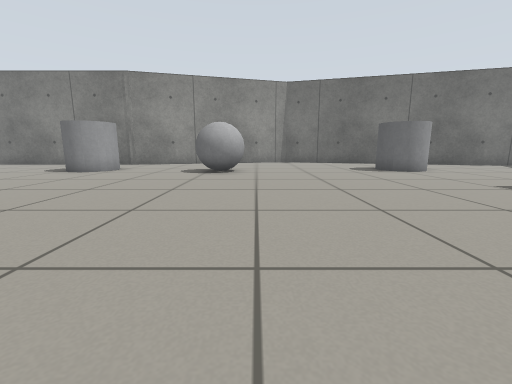
View 1 (above)

16 first-person views from a walk through a Gazebo world. The camera is 0.5 m above the floor, tilts 10° down and sees 90° across. The floor is counted in squares, 0.5 m on a side. Each view is taken from the middle of a square. On the plan, view 1 faces up. The plan holds only what a view shows up to about 11 squares ahead; the rest is blank.

View 2
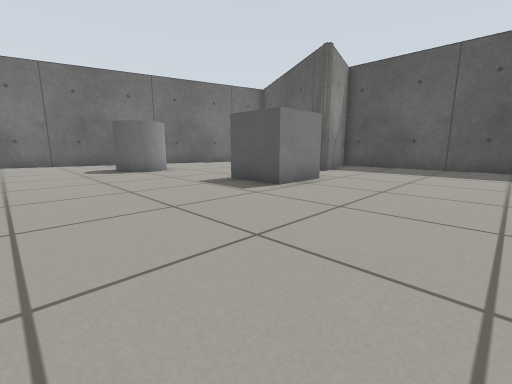

View 3
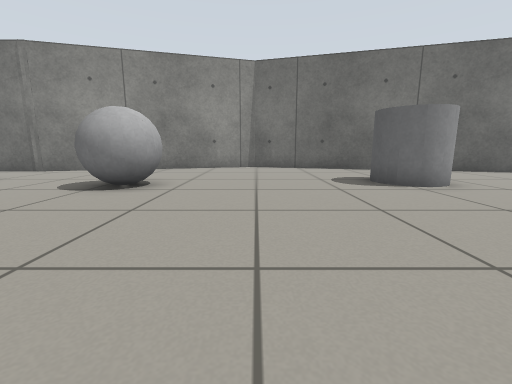

View 4
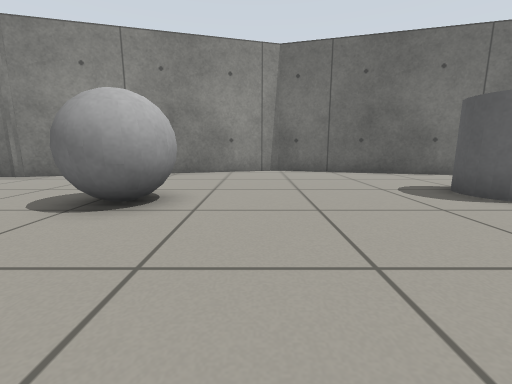

View 5
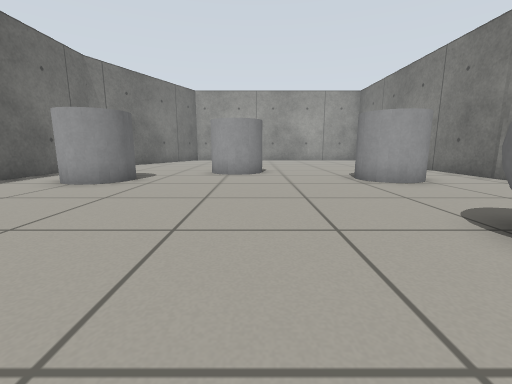

View 6
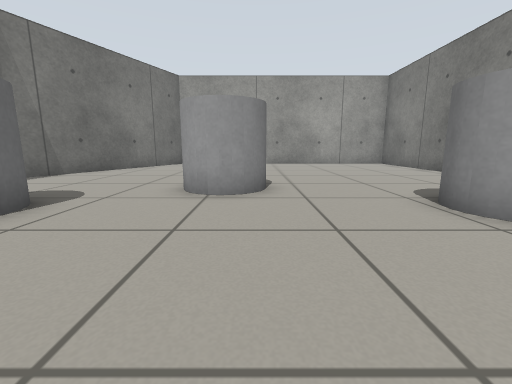

View 7
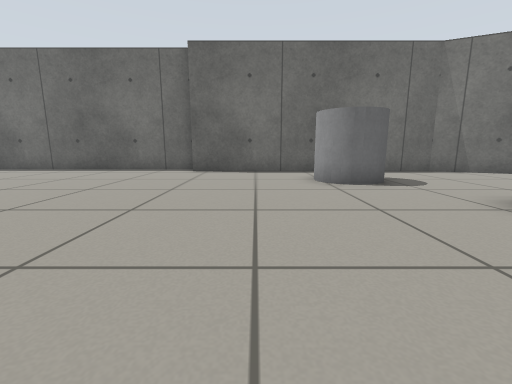

View 8
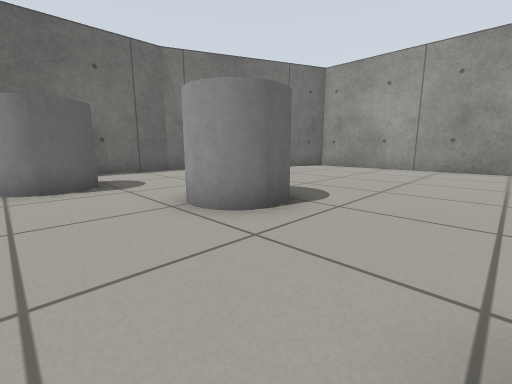

View 9
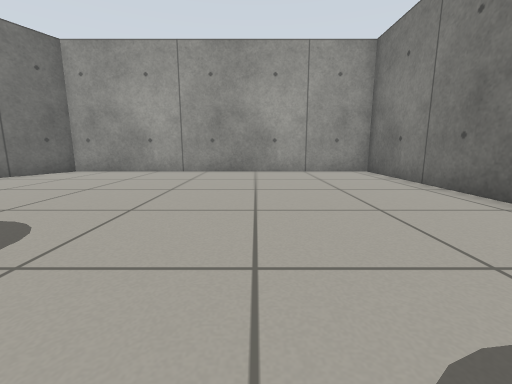

View 10
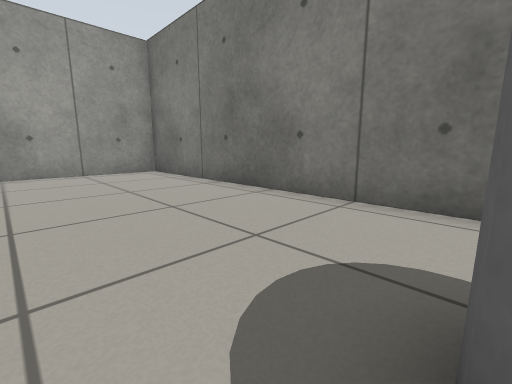

View 11
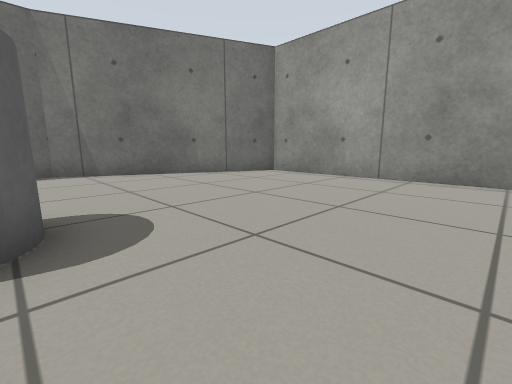

View 12
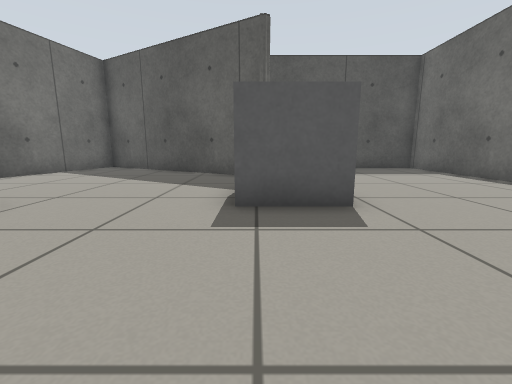

View 13
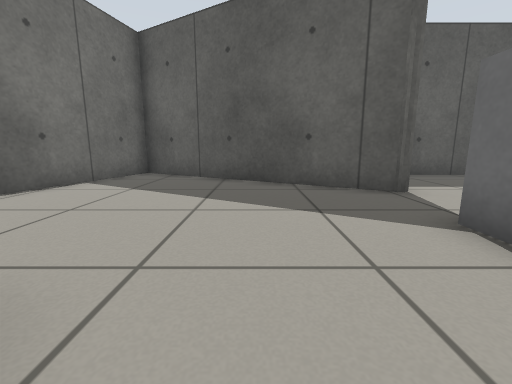

View 14
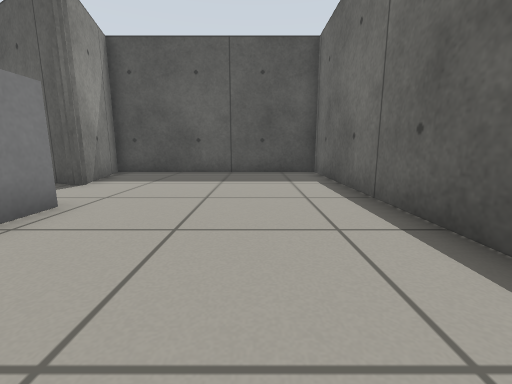

View 15
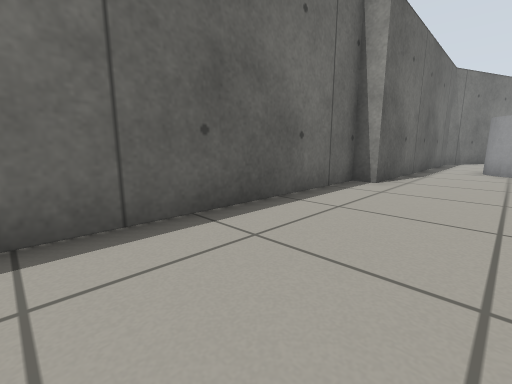

View 16
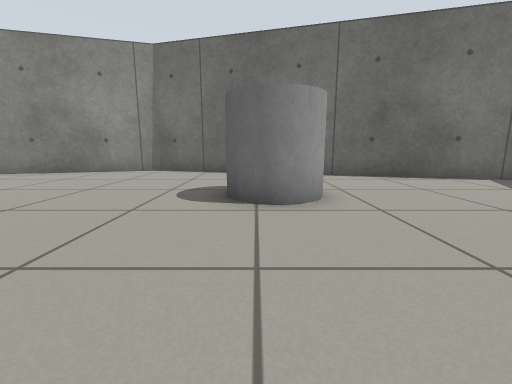

### Floor plan
Points are (right, up) in squares from view 1. A wall is a line through its corners. A room is listed if a view was taken in it or the views show most of it. See-through windows are left out.
Room 1 (views 1, 2, 3, 4, 5, 6, 7, 8, 9, 10, 11, 12, 13, 14, 15, 16)
walls: (-6.8, 14.6) (-18.5, 14.6) (-18.5, 2.6) (-11.2, -0.6) (-1.4, -0.6) (-1.4, -1.3) (15.2, -1.3) (15.2, 6.5) (11.5, 5.5); (12, 5.5) (11.6, 5.7) (15.9, 13.2) (2, 16.9) (-7.1, 14.5)
objects: grey cylinder (-10, 5) to (-9, 7); grey cylinder (-8, 1) to (-6, 3); grey cylinder (-8, 10) to (-6, 12); grey ball (-2, 10) to (-1, 11); grey cylinder (6, 11) to (7, 12); grey box (7, 5) to (9, 6)

Where each view was taken, in squares from view 1:
view 1: 0 up, 0 right, facing up
view 2: 0 up, 2 right, facing up-right
view 3: 4 up, 2 right, facing up
view 4: 6 up, 1 right, facing up
view 5: 7 up, 1 right, facing left
view 6: 7 up, 3 left, facing left
view 7: 10 up, 4 left, facing down
view 8: 10 up, 6 left, facing down-left
view 9: 10 up, 8 left, facing left
view 10: 10 up, 8 left, facing up-left
view 11: 10 up, 10 left, facing down-left
view 12: 6 up, 3 right, facing right
view 13: 9 up, 6 right, facing right
view 14: 1 up, 5 right, facing right
view 15: 2 up, 6 right, facing down-left
view 16: 6 up, 6 right, facing up
